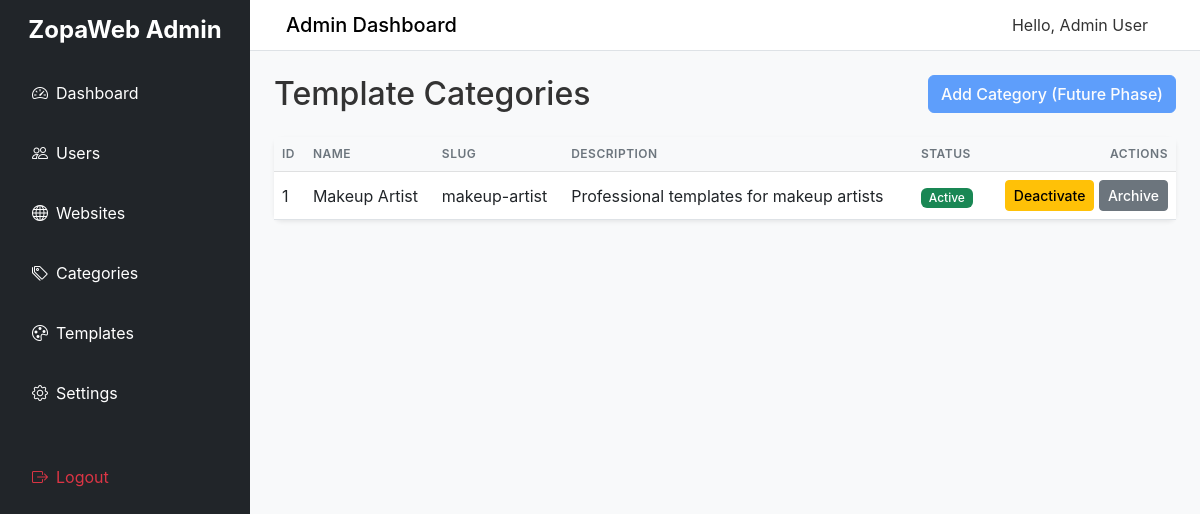
Screenshot of /admin/template_categories.php (signed in) with the database file from the repository.
### tables this page shows
CREATE TABLE `template_categories` (
  `id` int(11) NOT NULL AUTO_INCREMENT,
  `name` varchar(255) NOT NULL,
  `slug` varchar(255) NOT NULL,
  `description` text DEFAULT NULL,
  `status` enum('active','inactive','archived') NOT NULL DEFAULT 'active',
  `created_at` datetime NOT NULL DEFAULT current_timestamp(),
  `updated_at` datetime NOT NULL DEFAULT current_timestamp() ON UPDATE current_timestamp(),
  PRIMARY KEY (`id`),
  UNIQUE KEY `slug` (`slug`)
);

### includes/security.php (called while the page is built, shortened)
<?php
function escape($string) {
    return htmlspecialchars($string, ENT_QUOTES, 'UTF-8');
}

### admin/template_categories.php (the view, shortened to what this page needs)
<?php
require_once __DIR__ . '/../includes/security.php';
$pdo = getDB();
$stmt = $pdo->query("SELECT * FROM template_categories ORDER BY id DESC");
$categories = $stmt->fetchAll();
?>
<?php require_once __DIR__ . '/../includes/admin_header.php'; ?>
<div class="d-flex justify-content-between align-items-center mb-4">
    <h2 class="mb-0">Template Categories</h2>
    <button class="btn btn-primary" disabled>Add Category (Future Phase)</button>
</div>
<div class="card border-0 shadow-sm">
    <div class="card-body p-0">
        <div class="table-responsive">
            <table class="table table-hover mb-0">
                <thead class="table-light">
                    <tr>
                        <th>ID</th>
                        <th>Name</th>
                        <th>Slug</th>
                        <th>Description</th>
                        <th>Status</th>
                        <th class="text-end">Actions</th>
                    </tr>
                </thead>
                <tbody>
                    <?php if (count($categories) > 0): ?>
                        <?php foreach ($categories as $cat): ?>
                            <tr>
                                <td><?= $cat['id'] ?></td>
                                <td><?= escape($cat['name']) ?></td>
                                <td><?= escape($cat['slug']) ?></td>
                                <td><?= escape($cat['description']) ?></td>
                                <td>
                                    <?php if ($cat['status'] === 'active'): ?>
                                        <span class="badge bg-success">Active</span>
                                    <?php elseif ($cat['status'] === 'archived'): ?>
                                        <span class="badge bg-secondary">Archived</span>
                                    <?php else: ?>
                                        <span class="badge bg-warning text-dark">Inactive</span>
                                    <?php endif; ?>
                                </td>
                                <td class="text-end">
                                    <form method="POST" action="" class="d-inline" onsubmit="return confirm('Are you sure?');">
                                        <?php if ($cat['status'] !== 'inactive'): ?>
                                            <button type="submit" name="action" value="deactivate" class="btn btn-sm btn-warning">Deactivate</button>
                                        <?php endif; ?>
                                        <?php if ($cat['status'] !== 'archived'): ?>
                                            <button type="submit" name="action" value="archive" class="btn btn-sm btn-secondary">Archive</button>
                                        <?php endif; ?>
                                    </form>
                                </td>
                            </tr>
                        <?php endforeach; ?>
                    <?php else: ?>
                        <tr>
                            <td colspan="6" class="text-center py-4 text-muted">No categories found.</td>
                        </tr>
                    <?php endif; ?>
                </tbody>
            </table>
        </div>
    </div>
</div>
<?php require_once __DIR__ . '/../includes/admin_footer.php'; ?>

### assets/css/style.css (style rules this page uses)
body { font-family: -apple-system, BlinkMacSystemFont, "Segoe UI", Roboto, "Helvetica Neue", Arial, sans-serif; background-color: #f8f9fa; color: #333; }
.card { border-radius: 0.5rem; box-shadow: 0 0.125rem 0.25rem rgba(0, 0, 0, 0.075); }
.badge { font-weight: 500; padding: 0.35em 0.65em; }
.table th { font-weight: 600; text-transform: uppercase; font-size: 0.75rem; letter-spacing: 0.5px; color: #6c757d; }
.table td { vertical-align: middle; }
.btn { font-weight: 500; }

### rows the page displays
template_categories: id "1", name "Makeup Artist", slug "makeup-artist", description "Professional templates for makeup artists", status "Active"

### other values shown
$_SESSION['name'] "Admin User"
